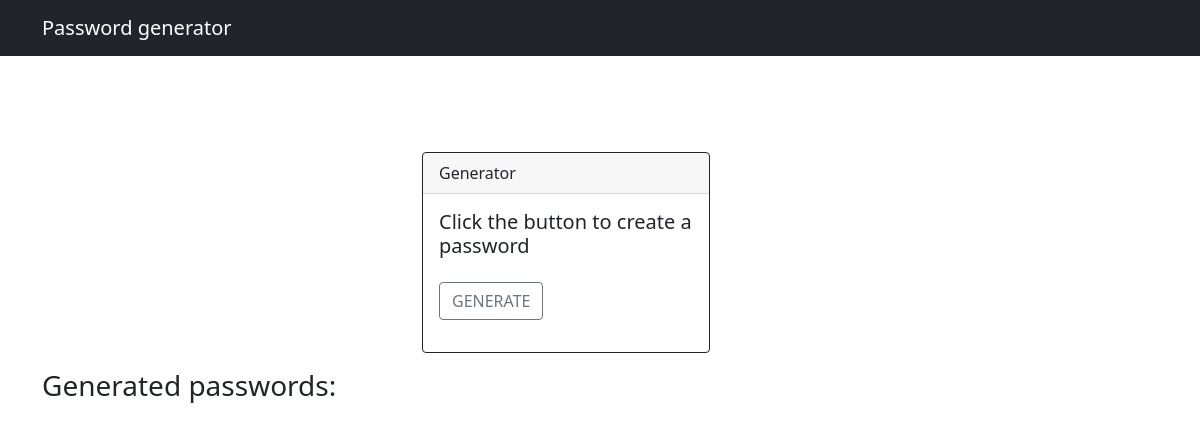
The app's page /, older data.
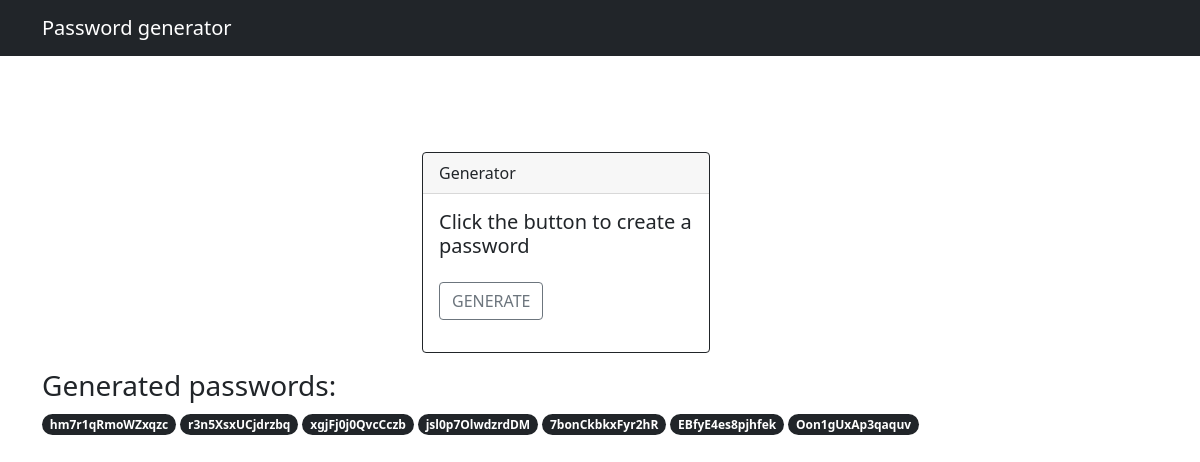
The same page, newer data.
### core/models.py (models this page shows, shortened)
class Password(models.Model):
    password = models.TextField(max_length=15)

### core/views.py (the view)
# urls.py: path('', index),
def index(request):
    password_list = Password.objects.all()
    return render(request, 'core/index.html', context={'password_list': password_list})

### core/templates/core/index.html (shortened to what this page needs)
<!DOCTYPE html>
<html lang="en">
<head>
    <link href="https://cdn.jsdelivr.net/npm/bootstrap@5.0.2/dist/css/bootstrap.min.css" rel="stylesheet">    <title>Password generator</title>
</head>
<body>
    <nav class="navbar navbar-expand-lg navbar-dark bg-dark">
      <div class="container">
        <a class="navbar-brand" href="/">Password generator</a>
      </div>
    </nav>
    <div class="container">
        <div class="row justify-content-center mt-5">
            <div class="col-md-6 col-lg-4 mt-5">
                <div class="card border-dark mb-3" style="max-width: 18rem;">
                  <div class="card-header">Generator</div>
                  <div class="card-body text-dark">
                    <h5 class="card-title">Click the button to create a password</h5>
                      {% block password_generated %}
                        <a href="generate-password" type="button" class="btn btn-outline-secondary my-3">GENERATE</a>
                      {% endblock %}
                  </div>
                </div>
            </div>
            <div>
                <h3>Generated passwords:</h3>
                {% for pass in password_list %}
                <span class="badge rounded-pill bg-dark">{{ pass.password }}</span>
                {% endfor %}
            </div>
        </div>
    </div>
</body>
</html>

Row changes from the older to the newer data that the page shows:
added Password: password "hm7r1qRmoWZxqzc"
added Password: password "r3n5XsxUCjdrzbq"
added Password: password "xgjFj0j0QvcCczb"
added Password: password "jsl0p7OlwdzrdDM"
added Password: password "7bonCkbkxFyr2hR"
added Password: password "EBfyE4es8pjhfek"
added Password: password "Oon1gUxAp3qaquv"
